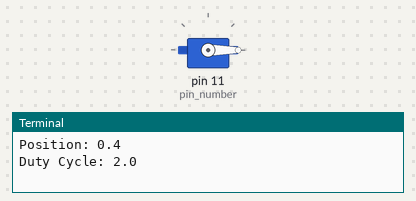
Recording of a program running on a simulated Raspberry Pi (header pin numbers). Parts: servo, the last lines printed to the terminal. Servo angles are drawn from the pulse width (0.5 ms = 0°, 2.5 ms = 180°). At 6.0 s the program stops and its outputs stay as they are.

Above: at 0.05 s.
At 1.05 s:
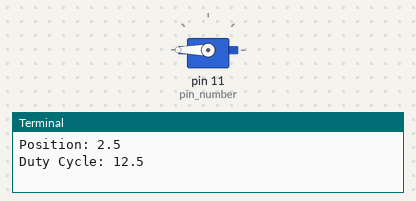
At 2.0 s:
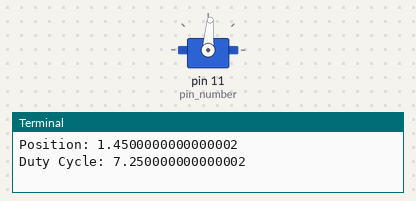
Timing chart, 0 to 4.6 s (numbered marks = the images above):
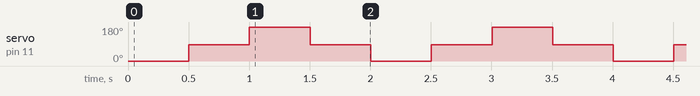

The program:

servocontrol.py
```python
# This gives us control of the Raspberry Pi's pins.
import RPi.GPIO as GPIO

# This is only used for time delays... standard Python stuff.
import time

# Tell i which pin number we'll  be using to refer to the GPIO pains.
# We will use the physical pin ordering.
GPIO.setmode(GPIO.BOARD)

# We will tell the Broadcom CPU which pins do what.
# There are many pins and most have up to 5 different functions,
# each with a default.  Check the pinout to find non-specialized
# "GPIO" pins.  We'll use P!-Pin_11 (using BOARD reference),
# which is the same as GPIO17 (Broadcom / BCM reference).
# We need our pin to use the GPIO digital output function, so we just
# tell it to designate this pin for OUTPUT.
pin_number = 11
GPIO.setup(pin_number, GPIO.OUT)

# Now we can use PWM on pin 11.  It's software PWM, so don't expect perfect
# results.  Linux is a multitasking OS so other processes could interrupt
# the process which generate the PWM signal at any time.
# Raspberry Pi has a hardware PWm channel, but this Pythong library
# does not yet support it.
frequency_hertz = 50
pwm = GPIO.PWM(pin_number, frequency_hertz)


# How to position a servo?  All servos are pretty much the same.
# Send repeated purses of an absolute duration (not a relative duty cycle)
# between 0.40 ms and 2.5 ms in duration.  A single pulse will only move it
# a short distance in the desired direction.  Repeated pulses will continue
# its movement and then once it arrives at the specified position it will
# insruct the motor to forcefully hold its position.
left_position = 0.40
right_position = 2.5
middle_position = (right_position - left_position) / 2 + left_position

# I'll store a sequence of positions for use in a loop later on.
positionList = [left_position, middle_position, right_position, middle_position]

# total number of milliseconds in a a cycle.  Given this, we will then
# know both how long we want to pulse in this cycle and how long tghe
# cycle itself is.  That is all we need to calculate a duty cycle as
# a percentage.
ms_per_cycle = 1000 / frequency_hertz

# Iterate through the positions sequence 3 times.
for i in range(3):
	# This sequence contains positions from left to right
	# and then back again.  Move the motor to each position in order.
	for position in positionList:
		duty_cycle_percentage = position * 100 / ms_per_cycle
		print("Position: " + str(position))
		print("Duty Cycle: " + str(duty_cycle_percentage))
		print("")
		pwm.start(duty_cycle_percentage)
		time.sleep(.5)


# Done.  Terminate all signals and relax the motor.
pwm.stop()

# We have shut all our stuff down but we should do a complete
# close on all GPIO stuff.  There's only one copy of real hardware.
# We need to be polite and put it back the way we found it.
GPIO.cleanup()
```

Measured:
- by itself, servo on pin 11 (pin_number): repeats every 2.0 s: 180° 0.50 s, 86° 0.50 s, 0° 0.50 s, 86° 0.50 s
